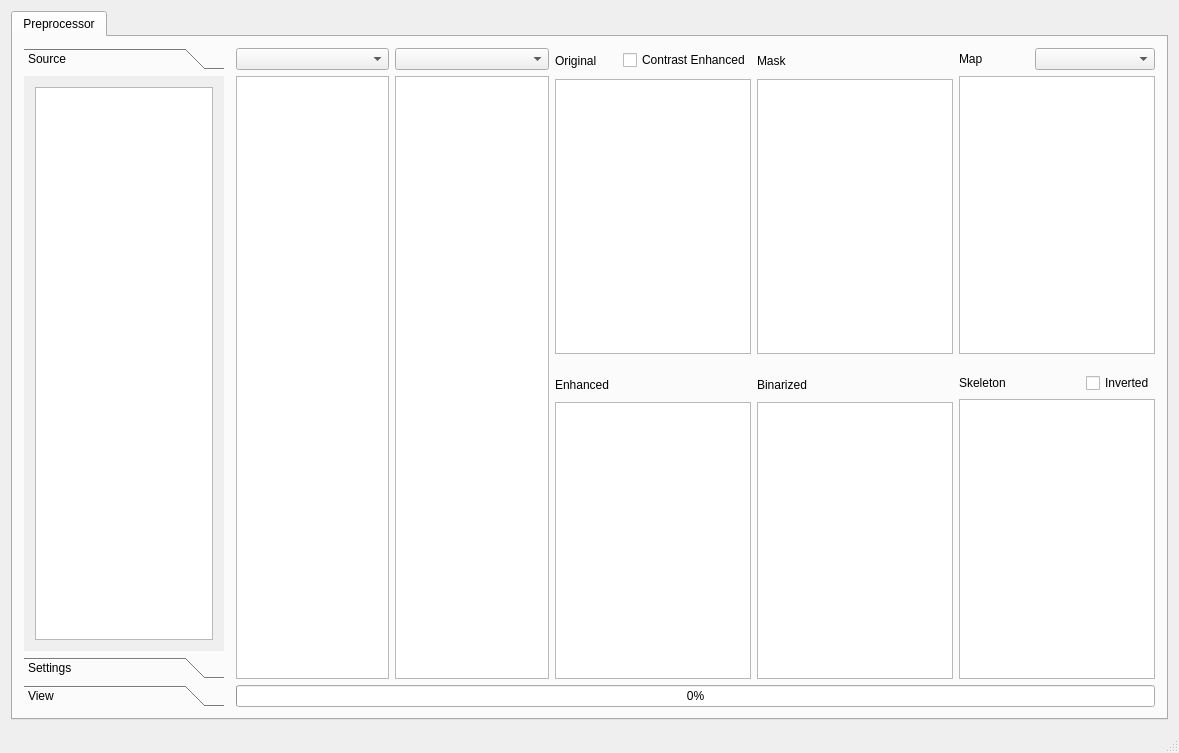
<?xml version="1.0" encoding="UTF-8"?>
<ui version="4.0">
 <class>DBOX</class>
 <widget class="QMainWindow" name="DBOX">
  <property name="geometry">
   <rect>
    <x>0</x>
    <y>0</y>
    <width>1179</width>
    <height>753</height>
   </rect>
  </property>
  <property name="windowTitle">
   <string>DBOX</string>
  </property>
  <widget class="QWidget" name="centralWidget">
   <layout class="QVBoxLayout" name="verticalLayout">
    <item>
     <widget class="QTabWidget" name="dbox_tabWidget">
      <property name="currentIndex">
       <number>0</number>
      </property>
      <widget class="QWidget" name="preprocessor">
       <attribute name="title">
        <string>Preprocessor</string>
       </attribute>
       <layout class="QHBoxLayout" name="horizontalLayout_7">
        <item>
         <widget class="QToolBox" name="preprocessor_toolBox">
          <property name="enabled">
           <bool>true</bool>
          </property>
          <property name="minimumSize">
           <size>
            <width>200</width>
            <height>0</height>
           </size>
          </property>
          <property name="maximumSize">
           <size>
            <width>250</width>
            <height>16777215</height>
           </size>
          </property>
          <property name="autoFillBackground">
           <bool>false</bool>
          </property>
          <property name="styleSheet">
           <string notr="true"/>
          </property>
          <property name="currentIndex">
           <number>0</number>
          </property>
          <widget class="QWidget" name="source">
           <property name="geometry">
            <rect>
             <x>0</x>
             <y>0</y>
             <width>200</width>
             <height>549</height>
            </rect>
           </property>
           <attribute name="label">
            <string>Source</string>
           </attribute>
           <layout class="QVBoxLayout" name="verticalLayout_3">
            <item>
             <widget class="QTreeView" name="preprocessor_treeView_source">
              <property name="acceptDrops">
               <bool>false</bool>
              </property>
              <property name="horizontalScrollBarPolicy">
               <enum>Qt::ScrollBarAsNeeded</enum>
              </property>
              <property name="sizeAdjustPolicy">
               <enum>QAbstractScrollArea::AdjustIgnored</enum>
              </property>
             </widget>
            </item>
           </layout>
          </widget>
          <widget class="QWidget" name="settings">
           <property name="geometry">
            <rect>
             <x>0</x>
             <y>0</y>
             <width>200</width>
             <height>549</height>
            </rect>
           </property>
           <attribute name="label">
            <string>Settings</string>
           </attribute>
          </widget>
          <widget class="QWidget" name="view">
           <property name="geometry">
            <rect>
             <x>0</x>
             <y>0</y>
             <width>200</width>
             <height>549</height>
            </rect>
           </property>
           <attribute name="label">
            <string>View</string>
           </attribute>
           <layout class="QVBoxLayout" name="verticalLayout_8">
            <item>
             <layout class="QHBoxLayout" name="horizontalLayout_3">
              <item>
               <spacer name="preprocessor_horizontalSpacer_1">
                <property name="orientation">
                 <enum>Qt::Horizontal</enum>
                </property>
                <property name="sizeHint" stdset="0">
                 <size>
                  <width>40</width>
                  <height>20</height>
                 </size>
                </property>
               </spacer>
              </item>
              <item>
               <widget class="QRadioButton" name="preprocessor_radioButton_compareView">
                <property name="text">
                 <string>Compare</string>
                </property>
                <property name="checked">
                 <bool>true</bool>
                </property>
               </widget>
              </item>
              <item>
               <widget class="QRadioButton" name="preprocessor_radioButton_compactView">
                <property name="text">
                 <string>Compact</string>
                </property>
               </widget>
              </item>
              <item>
               <spacer name="preprocessor_horizontalSpacer_2">
                <property name="orientation">
                 <enum>Qt::Horizontal</enum>
                </property>
                <property name="sizeHint" stdset="0">
                 <size>
                  <width>40</width>
                  <height>20</height>
                 </size>
                </property>
               </spacer>
              </item>
             </layout>
            </item>
            <item>
             <spacer name="preprocessor_verticalSpacer_1">
              <property name="orientation">
               <enum>Qt::Vertical</enum>
              </property>
              <property name="sizeHint" stdset="0">
               <size>
                <width>20</width>
                <height>360</height>
               </size>
              </property>
             </spacer>
            </item>
           </layout>
          </widget>
         </widget>
        </item>
        <item>
         <layout class="QVBoxLayout" name="verticalLayout_12">
          <property name="leftMargin">
           <number>6</number>
          </property>
          <item>
           <layout class="QHBoxLayout" name="horizontalLayout_6">
            <item>
             <widget class="QWidget" name="preprocessor_widget_compareView" native="true">
              <layout class="QHBoxLayout" name="horizontalLayout_5">
               <property name="spacing">
                <number>6</number>
               </property>
               <property name="leftMargin">
                <number>0</number>
               </property>
               <property name="topMargin">
                <number>0</number>
               </property>
               <property name="rightMargin">
                <number>0</number>
               </property>
               <property name="bottomMargin">
                <number>0</number>
               </property>
               <item>
                <layout class="QVBoxLayout" name="verticalLayout_2">
                 <item>
                  <widget class="QComboBox" name="preprocessor_comboBox_compare1">
                   <property name="maximumSize">
                    <size>
                     <width>200</width>
                     <height>16777215</height>
                    </size>
                   </property>
                  </widget>
                 </item>
                 <item>
                  <widget class="QGraphicsView" name="preprocessor_graphicsView_compare1"/>
                 </item>
                </layout>
               </item>
               <item>
                <layout class="QVBoxLayout" name="verticalLayout_4">
                 <item>
                  <widget class="QComboBox" name="preprocessor_comboBox_compare2">
                   <property name="maximumSize">
                    <size>
                     <width>200</width>
                     <height>16777215</height>
                    </size>
                   </property>
                  </widget>
                 </item>
                 <item>
                  <widget class="QGraphicsView" name="preprocessor_graphicsView_compare2"/>
                 </item>
                </layout>
               </item>
              </layout>
             </widget>
            </item>
            <item>
             <widget class="QWidget" name="preprocessor_widget_compactView" native="true">
              <layout class="QGridLayout" name="gridLayout">
               <property name="leftMargin">
                <number>0</number>
               </property>
               <property name="topMargin">
                <number>0</number>
               </property>
               <property name="rightMargin">
                <number>0</number>
               </property>
               <property name="bottomMargin">
                <number>0</number>
               </property>
               <item row="0" column="0">
                <layout class="QVBoxLayout" name="verticalLayout_5">
                 <item>
                  <layout class="QHBoxLayout" name="horizontalLayout">
                   <item>
                    <widget class="QLabel" name="preprocessor_label_original">
                     <property name="minimumSize">
                      <size>
                       <width>0</width>
                       <height>25</height>
                      </size>
                     </property>
                     <property name="text">
                      <string>Original</string>
                     </property>
                    </widget>
                   </item>
                   <item>
                    <spacer name="preprocessor_horizontalSpacer_3">
                     <property name="orientation">
                      <enum>Qt::Horizontal</enum>
                     </property>
                     <property name="sizeHint" stdset="0">
                      <size>
                       <width>40</width>
                       <height>20</height>
                      </size>
                     </property>
                    </spacer>
                   </item>
                   <item>
                    <widget class="QCheckBox" name="preprocessor_checkBox_contrast">
                     <property name="text">
                      <string>Contrast Enhanced</string>
                     </property>
                    </widget>
                   </item>
                  </layout>
                 </item>
                 <item>
                  <widget class="QGraphicsView" name="preprocessor_graphicsView_original"/>
                 </item>
                </layout>
               </item>
               <item row="0" column="1">
                <layout class="QVBoxLayout" name="verticalLayout_6">
                 <item>
                  <widget class="QLabel" name="preprocessor_label_mask">
                   <property name="minimumSize">
                    <size>
                     <width>0</width>
                     <height>25</height>
                    </size>
                   </property>
                   <property name="text">
                    <string>Mask</string>
                   </property>
                  </widget>
                 </item>
                 <item>
                  <widget class="QGraphicsView" name="preprocessor_graphicsView_mask"/>
                 </item>
                </layout>
               </item>
               <item row="0" column="2">
                <layout class="QVBoxLayout" name="verticalLayout_7">
                 <item>
                  <layout class="QHBoxLayout" name="horizontalLayout_2">
                   <item>
                    <widget class="QLabel" name="preprocessor_label_map">
                     <property name="text">
                      <string>Map</string>
                     </property>
                    </widget>
                   </item>
                   <item>
                    <spacer name="horizontalSpacer">
                     <property name="orientation">
                      <enum>Qt::Horizontal</enum>
                     </property>
                     <property name="sizeHint" stdset="0">
                      <size>
                       <width>40</width>
                       <height>20</height>
                      </size>
                     </property>
                    </spacer>
                   </item>
                   <item>
                    <widget class="QComboBox" name="preprocessor_comboBox_map">
                     <property name="minimumSize">
                      <size>
                       <width>120</width>
                       <height>0</height>
                      </size>
                     </property>
                    </widget>
                   </item>
                  </layout>
                 </item>
                 <item>
                  <widget class="QGraphicsView" name="preprocessor_graphicsView_map"/>
                 </item>
                </layout>
               </item>
               <item row="1" column="0" colspan="3">
                <spacer name="preprocessor_verticalSpacer_2">
                 <property name="orientation">
                  <enum>Qt::Vertical</enum>
                 </property>
                 <property name="sizeType">
                  <enum>QSizePolicy::Fixed</enum>
                 </property>
                 <property name="sizeHint" stdset="0">
                  <size>
                   <width>600</width>
                   <height>13</height>
                  </size>
                 </property>
                </spacer>
               </item>
               <item row="2" column="0">
                <layout class="QVBoxLayout" name="verticalLayout_9">
                 <item>
                  <widget class="QLabel" name="preprocessor_label_enhanced">
                   <property name="minimumSize">
                    <size>
                     <width>0</width>
                     <height>23</height>
                    </size>
                   </property>
                   <property name="text">
                    <string>Enhanced</string>
                   </property>
                  </widget>
                 </item>
                 <item>
                  <widget class="QGraphicsView" name="preprocessor_graphicsView_enhanced"/>
                 </item>
                </layout>
               </item>
               <item row="2" column="1">
                <layout class="QVBoxLayout" name="verticalLayout_10">
                 <item>
                  <widget class="QLabel" name="preprocessor_label_binarized">
                   <property name="minimumSize">
                    <size>
                     <width>0</width>
                     <height>23</height>
                    </size>
                   </property>
                   <property name="text">
                    <string>Binarized</string>
                   </property>
                  </widget>
                 </item>
                 <item>
                  <widget class="QGraphicsView" name="preprocessor_graphicsView_binarized"/>
                 </item>
                </layout>
               </item>
               <item row="2" column="2">
                <layout class="QVBoxLayout" name="verticalLayout_11">
                 <item>
                  <layout class="QHBoxLayout" name="horizontalLayout_4">
                   <item>
                    <widget class="QLabel" name="preprocessor_label_skeleton">
                     <property name="text">
                      <string>Skeleton</string>
                     </property>
                    </widget>
                   </item>
                   <item>
                    <spacer name="preprocessor_horizontalSpacer_4">
                     <property name="orientation">
                      <enum>Qt::Horizontal</enum>
                     </property>
                     <property name="sizeHint" stdset="0">
                      <size>
                       <width>40</width>
                       <height>20</height>
                      </size>
                     </property>
                    </spacer>
                   </item>
                   <item>
                    <widget class="QCheckBox" name="preprocessor_checkBox_invertedSkeleton">
                     <property name="text">
                      <string>Inverted</string>
                     </property>
                    </widget>
                   </item>
                  </layout>
                 </item>
                 <item>
                  <widget class="QGraphicsView" name="preprocessor_graphicsView_skeleton"/>
                 </item>
                </layout>
               </item>
              </layout>
             </widget>
            </item>
           </layout>
          </item>
          <item>
           <widget class="QProgressBar" name="preprocessor_progressBar">
            <property name="enabled">
             <bool>true</bool>
            </property>
            <property name="value">
             <number>0</number>
            </property>
           </widget>
          </item>
         </layout>
        </item>
       </layout>
      </widget>
     </widget>
    </item>
   </layout>
  </widget>
  <widget class="QMenuBar" name="menuBar">
   <property name="geometry">
    <rect>
     <x>0</x>
     <y>0</y>
     <width>1179</width>
     <height>22</height>
    </rect>
   </property>
  </widget>
  <widget class="QStatusBar" name="statusBar"/>
 </widget>
 <layoutdefault spacing="6" margin="11"/>
 <resources/>
 <connections/>
</ui>
